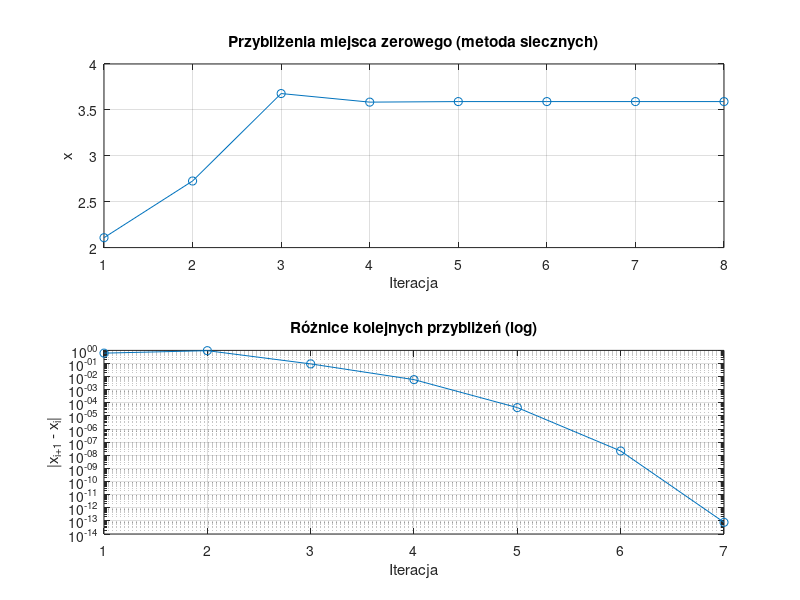

Here is the MATLAB script that generated this plot:
function [xvec, xdif, xsolution, ysolution, iterations] = impedance_secant()
    % Metoda siecznych do znalezienia miejsca zerowego funkcji impedance_difference

    x0 = 1;    % pierwszy punkt startowy
    x1 = 10;   % drugi punkt startowy
    ytolerance = 1e-12;
    max_iterations = 1000;

    f0 = impedance_difference(x0);
    f1 = impedance_difference(x1);

    xvec = [];
    xdif = [];
    xsolution = Inf;
    ysolution = Inf;
    iterations = max_iterations;

    for ii = 1:max_iterations
        if f1 - f0 == 0
            warning('Dzielenie przez zero w metodzie siecznych – zatrzymano.');
            break;
        end

        x2 = x1 - f1 * (x1 - x0) / (f1 - f0);
        f2 = impedance_difference(x2);
        xvec(ii,1) = x2;

        if ii > 1
            xdif(ii-1,1) = abs(xvec(ii) - xvec(ii-1));
        end

        if abs(f2) < ytolerance
            xsolution = x2;
            ysolution = f2;
            iterations = ii;
            break;
        else
            x0 = x1;
            f0 = f1;
            x1 = x2;
            f1 = f2;
        end
    end

    % Wykresy
    figure;

    % Górny wykres – przybliżenia
    subplot(2,1,1);
    plot(xvec, '-o');
    title('Przybliżenia miejsca zerowego (metoda siecznych)');
    xlabel('Iteracja');
    ylabel('x');
    grid on;

    % Dolny wykres – różnice logarytmicznie
    subplot(2,1,2);
    semilogy(xdif, '-o');
    title('Różnice kolejnych przybliżeń (log)');
    xlabel('Iteracja');
    ylabel('|x_{i+1} - x_i|');
    grid on;
end

function impedance_delta = impedance_difference(f)
    R = 525;
    L = 3;
    C = 7e-5;
    Z_ref = 75;

    if f <= 0
        error('Częstotliwość musi być większa od zera.');
    end

    omega = 2 * pi * f;
    denominator = sqrt(1/R^2 + (omega * C - 1 / (omega * L))^2);
    Zf = 1 / denominator;

    impedance_delta = abs(Zf) - Z_ref;
end
